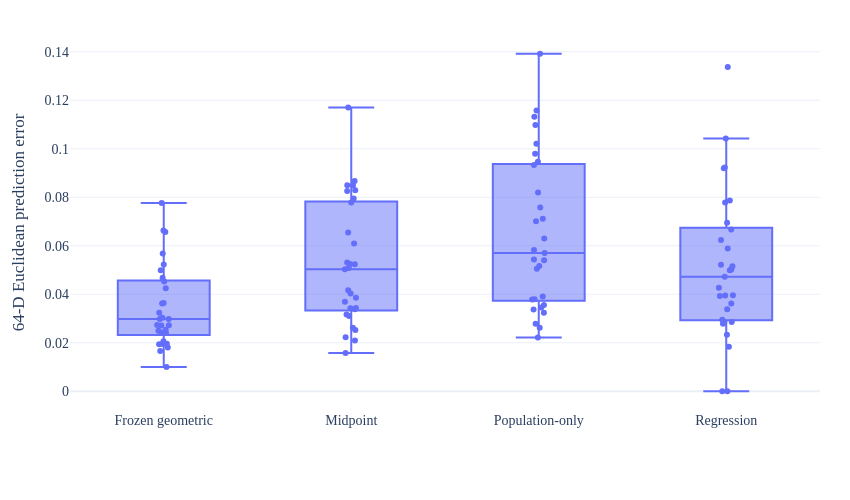

The notebook cell this image was saved under:
### Code cell
# ============================================================
# 16. STAGE 2 — FOUR-METHOD ERROR FIGURE
# ============================================================

plot_df = calibration_df.copy()

plot_df["Method"] = plot_df["method"].map(method_labels)

plot_df["Method"] = pd.Categorical(
    plot_df["Method"],
    categories=[
        method_labels[m]
        for m in METHOD_ORDER
    ],
    ordered=True,
)

fig = px.box(
    plot_df,
    x="Method",
    y="error_64D",
    points="all",
)

fig.update_traces(
    jitter=0.18,
    pointpos=0,
    marker=dict(size=6),
)

fig.update_layout(
    template="plotly_white",
    width=850,
    height=500,
    margin=dict(
        l=70,
        r=30,
        t=35,
        b=90,
    ),
    font=dict(
        family="Times New Roman",
        size=14,
    ),
    title=None,
    xaxis_title=None,
    yaxis_title="64-D Euclidean prediction error",
)

fig.show()

# ------------------------------------------------------------
# SAVE PAPER FIGURE
# ------------------------------------------------------------
FIG_DIR = os.path.join(PROJECT_ROOT, "paper_clean", "figures")

os.makedirs(FIG_DIR, exist_ok=True)

FIG_STAGE2 = os.path.join(
    FIG_DIR,
    "fig_stage2_calibration_error.pdf"
)

FIG_STAGE2_PNG = os.path.join(
    FIG_DIR,
    "fig_stage2_calibration_error.png"
)

fig.write_image(
    str(FIG_STAGE2),
    format="pdf",
)

fig.write_image(
    str(FIG_STAGE2_PNG),
    format="png",
    scale=2,
)

print(f"Saved PDF : {FIG_STAGE2}")
print(f"Saved PNG : {FIG_STAGE2_PNG}")

### Figure 1 — Plotly figure (JSON) as saved in the notebook; plotly's stock layout.template omitted (floating-point values rounded to 4 significant figures)
{"data": [{"alignmentgroup": "True", "boxpoints": "all", "hovertemplate": "Method=%{x}<br>error_64D=%{y}<extra></extra>", "jitter": 0.18, "legendgroup": "", "marker": {"color": "#636efa", "size": 6}, "name": "", "notched": false, "offsetgroup": "", "orientation": "v", "pointpos": 0, "showlegend": false, "type": "box", "x": ["Frozen geometric", "Midpoint", "Population-only", "Regression", "Frozen geometric", "Midpoint", "Population-only", "Regression", "Frozen geometric", "Midpoint", "Population-only", "Regression", "Frozen geometric", "Midpoint", "Population-only", "Regression", "Frozen geometric", "Midpoint", "Population-only", "Regression", "Frozen geometric", "Midpoint", "Population-only", "Regression", "Frozen geometric", "Midpoint", "Population-only", "Regression", "Frozen geometric", "Midpoint", "Population-only", "Regression", "Frozen geometric", "Midpoint", "Population-only", "Regression", "Frozen geometric", "Midpoint", "Population-only", "Regression", "Frozen geometric", "Midpoint", "Population-only", "Regression", "Frozen geometric", "Midpoint", "Population-only", "Regression", "Frozen geometric", "Midpoint", "Population-only", "Regression", "Frozen geometric", "Midpoint", "Population-only", "Regression", "Frozen geometric", "Midpoint", "Population-only", "Regression", "Frozen geometric", "Midpoint", "Population-only", "Regression", "Frozen geometric", "Midpoint", "Population-only", "Regression", "Frozen geometric", "Midpoint", "Population-only", "Regression", "Frozen geometric", "Midpoint", "Population-only", "Regression", "Frozen geometric", "Midpoint", "Population-only", "Regression", "Frozen geometric", "Midpoint", "Population-only", "Regression", "Frozen geometric", "Midpoint", "Population-only", "Regression", "Frozen geometric", "Midpoint", "Population-only", "Regression", "Frozen geometric", "Midpoint", "Population-only", "Regression", "Frozen geometric", "Midpoint", "Population-only", "Regression", "Frozen geometric", "Midpoint", "Population-only", "Regression", "Frozen geometric", "Midpoint", "Population-only", "Regression", "Frozen geometric", "Midpoint", "Population-only", "Regression", "Frozen geometric", "Midpoint", "Population-only", "Regression"], "x0": " ", "xaxis": "x", "y": [0.0568, 0.08496, 0.05434, 0.07786, 0.02492, 0.02615, 0.07116, 0.06239, 0.03617, 0.06547, 0.1392, 0.1337, 0.04248, 0.08668, 0.02784, 0.03624, 0.07768, 0.117, 0.05169, 0.03929, 0.01943, 0.03695, 0.03784, 0.02861, 0.04531, 0.08482, 0.09335, 0.03949, 0.02718, 0.0503, 0.1132, 0.07862, 0.02978, 0.07945, 0.05699, 0.02953, 0.02402, 0.01579, 0.02616, 0.05217, 0.01802, 0.03381, 0.05828, 0.06948, 0.00997, 0.04166, 0.02214, 0.0184, 0.02427, 0.0386, 0.06296, 0.02328, 0.02062, 0.03429, 0.1158, 0.05886, 0.02709, 0.06092, 0.07574, 0.03963, 0.03033, 0.02097, 0.03372, 0.05151, 0.02733, 0.05086, 0.03456, 1.253e-07, 0.05224, 0.08285, 0.09469, 0.1043, 0.06571, 0.07785, 0.05398, 0.06673, 0.01947, 0.03428, 0.0979, 0.02861, 0.01956, 0.02522, 0.07014, 0.02787, 0.06625, 0.08263, 0.05047, 0.03381, 0.04684, 0.05306, 0.0356, 0.0499, 0.03233, 0.05249, 0.1099, 0.092, 0.04988, 0.03161, 0.08192, 0.05026, 0.02535, 0.03103, 0.03797, 0.04721, 0.03635, 0.05239, 0.03236, 9.694e-08, 0.02976, 0.04034, 0.03906, 0.09224, 0.01662, 0.02224, 0.1021, 0.04268], "y0": " ", "yaxis": "y"}], "layout": {"boxmode": "group", "font": {"family": "Times New Roman", "size": 14}, "height": 500, "legend": {"tracegroupgap": 0}, "margin": {"b": 90, "l": 70, "r": 30, "t": 35}, "title": {}, "width": 850, "xaxis": {"anchor": "y", "domain": [0, 1], "title": {}}, "yaxis": {"anchor": "x", "domain": [0, 1], "title": {"text": "64-D Euclidean prediction error"}}}}
